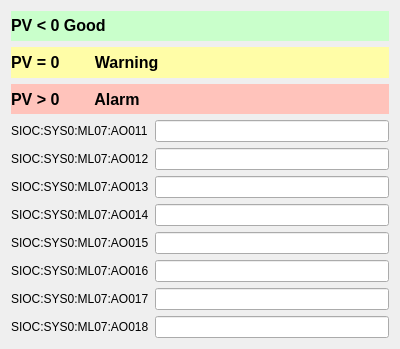
<?xml version="1.0" encoding="UTF-8"?>
<ui version="4.0">
 <class>Form</class>
 <widget class="QWidget" name="Form">
  <property name="geometry">
   <rect>
    <x>0</x>
    <y>0</y>
    <width>400</width>
    <height>349</height>
   </rect>
  </property>
  <property name="windowTitle">
   <string>Form</string>
  </property>
  <layout class="QGridLayout" name="gridLayout_2">
   <item row="4" column="0">
    <layout class="QGridLayout" name="gridLayout">
     <item row="4" column="1">
      <widget class="QLineEdit" name="inputPV4"/>
     </item>
     <item row="2" column="1">
      <widget class="QLineEdit" name="inputPV2"/>
     </item>
     <item row="7" column="1">
      <widget class="QLineEdit" name="inputPV7"/>
     </item>
     <item row="4" column="0">
      <widget class="PyDMLabel" name="cav4">
       <property name="toolTip">
        <string/>
       </property>
       <property name="text">
        <string>SIOC:SYS0:ML07:AO014</string>
       </property>
      </widget>
     </item>
     <item row="5" column="1">
      <widget class="QLineEdit" name="inputPV5"/>
     </item>
     <item row="2" column="0">
      <widget class="PyDMLabel" name="cav2">
       <property name="toolTip">
        <string/>
       </property>
       <property name="text">
        <string>SIOC:SYS0:ML07:AO012</string>
       </property>
      </widget>
     </item>
     <item row="8" column="1">
      <widget class="QLineEdit" name="inputPV8"/>
     </item>
     <item row="1" column="0">
      <widget class="PyDMLabel" name="cav1">
       <property name="toolTip">
        <string/>
       </property>
       <property name="text">
        <string>SIOC:SYS0:ML07:AO011</string>
       </property>
      </widget>
     </item>
     <item row="3" column="0">
      <widget class="PyDMLabel" name="cav3">
       <property name="toolTip">
        <string/>
       </property>
       <property name="text">
        <string>SIOC:SYS0:ML07:AO013</string>
       </property>
      </widget>
     </item>
     <item row="1" column="1">
      <widget class="QLineEdit" name="inputPV1"/>
     </item>
     <item row="3" column="1">
      <widget class="QLineEdit" name="inputPV3"/>
     </item>
     <item row="5" column="0">
      <widget class="PyDMLabel" name="cav5">
       <property name="toolTip">
        <string/>
       </property>
       <property name="text">
        <string>SIOC:SYS0:ML07:AO015</string>
       </property>
      </widget>
     </item>
     <item row="6" column="1">
      <widget class="QLineEdit" name="inputPV6"/>
     </item>
     <item row="8" column="0">
      <widget class="PyDMLabel" name="cav8">
       <property name="toolTip">
        <string/>
       </property>
       <property name="text">
        <string>SIOC:SYS0:ML07:AO018</string>
       </property>
      </widget>
     </item>
     <item row="6" column="0">
      <widget class="PyDMLabel" name="cav6">
       <property name="toolTip">
        <string/>
       </property>
       <property name="text">
        <string>SIOC:SYS0:ML07:AO016</string>
       </property>
      </widget>
     </item>
     <item row="7" column="0">
      <widget class="PyDMLabel" name="cav7">
       <property name="toolTip">
        <string/>
       </property>
       <property name="text">
        <string>SIOC:SYS0:ML07:AO017</string>
       </property>
      </widget>
     </item>
    </layout>
   </item>
   <item row="0" column="0">
    <widget class="PyDMLabel" name="PyDMLabel">
     <property name="font">
      <font>
       <pointsize>12</pointsize>
       <weight>75</weight>
       <bold>true</bold>
      </font>
     </property>
     <property name="toolTip">
      <string/>
     </property>
     <property name="styleSheet">
      <string notr="true">background-color: rgb(201, 255, 203);</string>
     </property>
     <property name="text">
      <string>PV &lt; 0        Good</string>
     </property>
    </widget>
   </item>
   <item row="1" column="0">
    <widget class="PyDMLabel" name="PyDMLabel_2">
     <property name="font">
      <font>
       <pointsize>12</pointsize>
       <weight>75</weight>
       <bold>true</bold>
      </font>
     </property>
     <property name="toolTip">
      <string/>
     </property>
     <property name="styleSheet">
      <string notr="true">background-color: rgb(255, 253, 167);</string>
     </property>
     <property name="text">
      <string>PV = 0        Warning</string>
     </property>
    </widget>
   </item>
   <item row="2" column="0">
    <widget class="PyDMLabel" name="PyDMLabel_3">
     <property name="font">
      <font>
       <pointsize>12</pointsize>
       <weight>75</weight>
       <bold>true</bold>
      </font>
     </property>
     <property name="toolTip">
      <string/>
     </property>
     <property name="styleSheet">
      <string notr="true">background-color: rgb(255, 195, 187);</string>
     </property>
     <property name="text">
      <string>PV &gt; 0        Alarm</string>
     </property>
    </widget>
   </item>
  </layout>
 </widget>
 <customwidgets>
  <customwidget>
   <class>PyDMLabel</class>
   <extends>QLabel</extends>
   <header>pydm.widgets.label</header>
  </customwidget>
 </customwidgets>
 <resources/>
 <connections/>
</ui>
